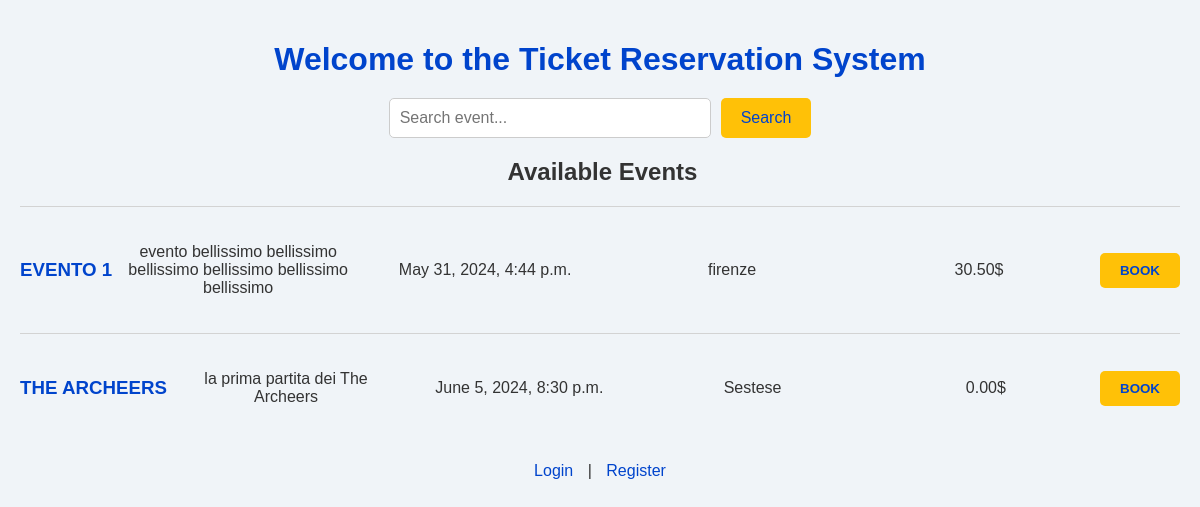
The app's page /, older data.
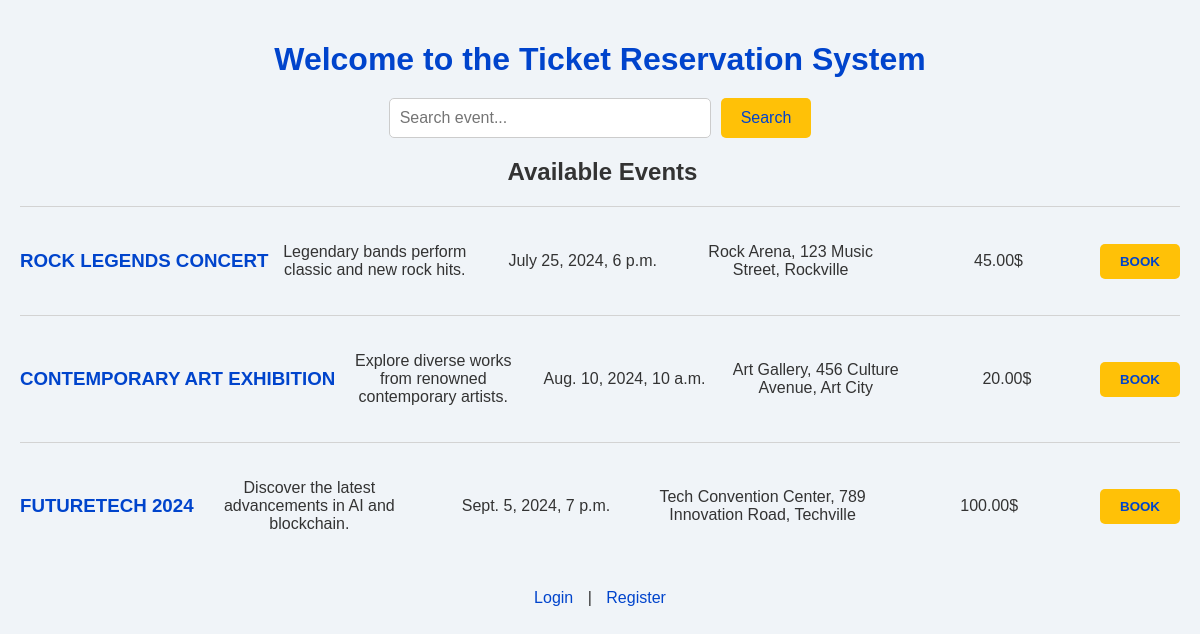
The same page, newer data.
### events/models.py (models this page shows, shortened)
class Event(models.Model):
    title = models.CharField(max_length=200)
    description = models.TextField()
    date = models.DateTimeField()
    location = models.CharField(max_length=100)
    available_seats = models.IntegerField()
    price = models.DecimalField(max_digits=10, decimal_places=2)

### events/views.py (the view)
# urls.py: path('', home_view, name='home'),
def home_view(request):
    query = request.GET.get('search')
    if query:
        events = Event.objects.filter(title__icontains=query) | Event.objects.filter(description__icontains=query)
    else:
        events = Event.objects.all()
    return render(request, 'home.html',{'events': events, 'query': query})

### templates/home.html (shortened to what this page needs)
<!DOCTYPE html>
<html lang="en">
<head>
</head>
<body>
    <h1>Welcome to the Ticket Reservation System</h1>
    <form method="GET" action="{% url 'home' %}">
        <input type="text" name="search" placeholder="Search event...">
        <button type="submit">Search</button>
    </form>
    <h2 class="dati">Available Events</h2>
    <ul>
        {% for event in events %}
            <li class="event_container">
                <h3 class="event-title">{{ event.title }}</h3>
                <p class="dati">{{ event.description }}</p>
                <p class="dati">{{ event.date }}</p>
                <p class="dati">{{ event.location }}</p>
                <p class="dati">{{ event.price }}$</p>
                <button class="prenota-button" onclick="location.href='{% url 'booking' event.id %}'">Book</button>
            </li>
        {% empty %}
            <h4>Nessun evento che corrisponde alla tua ricerca.</h4>
        {% endfor %}
    </ul>
    <div class="user-info">
        {% if user.is_authenticated %}
            <p>Hello, {{ user.username }}!</p>
            <a href="{% url 'profile' %}">Profile</a> |
            <a href="{% url 'logout' %}">Logout</a>
        {% else %}
            <a href="{% url 'login' %}">Login</a> |
            <a href="{% url 'register' %}">Register</a>
        {% endif %}
    </div>
</body>
</html>

### templates/home.html (style rules this page uses)
body { font-family: 'Arial', sans-serif; background-color: #f0f4f8; color: #333; padding: 20px; margin: 0; }
h1 { color: #0044cc; text-align: center; margin-bottom: 20px; }
form { display: flex; justify-content: center; margin-bottom: 20px; }
input[type="text"] { padding: 10px; font-size: 1em; border: 1px solid #ccc; border-radius: 5px; width: 300px; }
button[type="submit"] { background-color: #ffc107; color: #0044cc; border: none; padding: 10px 20px; border-radius: 5px; font-size: 1em; cursor: pointer; margin-left: 10px; }
.event-title { text-transform: uppercase; font-weight: bold; color: #0044cc; }
.event_container { border-top: 1px solid lightgray; padding: 20px 0; display: flex; justify-content: space-between; align-items: center; }
.dati { margin-left: 8px; text-align: center; margin-right: 3px; flex: 1; }
.prenota-button { font-weight: bold; text-transform: uppercase; background-color: #ffc107; color: #0044cc; border: none; padding: 10px 20px; cursor: pointer; border-radius: 5px; }
ul { list-style-type: none; padding: 0; }
.user-info { text-align: center; margin-top: 20px; }
.user-info a { margin: 0 10px; text-decoration: none; color: #0044cc; }

Row changes from the older to the newer data that the page shows:
removed Event: title "EVENTO 1", description "evento bellissimo bellissimo bellissimo bellissimo bellissimo bellissimo", date "May 31, 2024, 4:44 p.m.", location "firenze", price "30.50"
removed Event: title "THE ARCHEERS", description "la prima partita dei The Archeers", date "June 5, 2024, 8:30 p.m.", location "Sestese", price "0.00"
added Event: title "ROCK LEGENDS CONCERT", description "Legendary bands perform classic and new rock hits.", date "July 25, 2024, 6 p.m.", location "Rock Arena, 123 Music Street, Rockville", price "45.00"
added Event: title "CONTEMPORARY ART EXHIBITION", description "Explore diverse works from renowned contemporary artists.", date "Aug. 10, 2024, 10 a.m.", location "Art Gallery, 456 Culture Avenue, Art City", price "20.00"
added Event: title "FUTURETECH 2024", description "Discover the latest advancements in AI and blockchain.", date "Sept. 5, 2024, 7 p.m.", location "Tech Convention Center, 789 Innovation Road, Techville", price "100.00"
